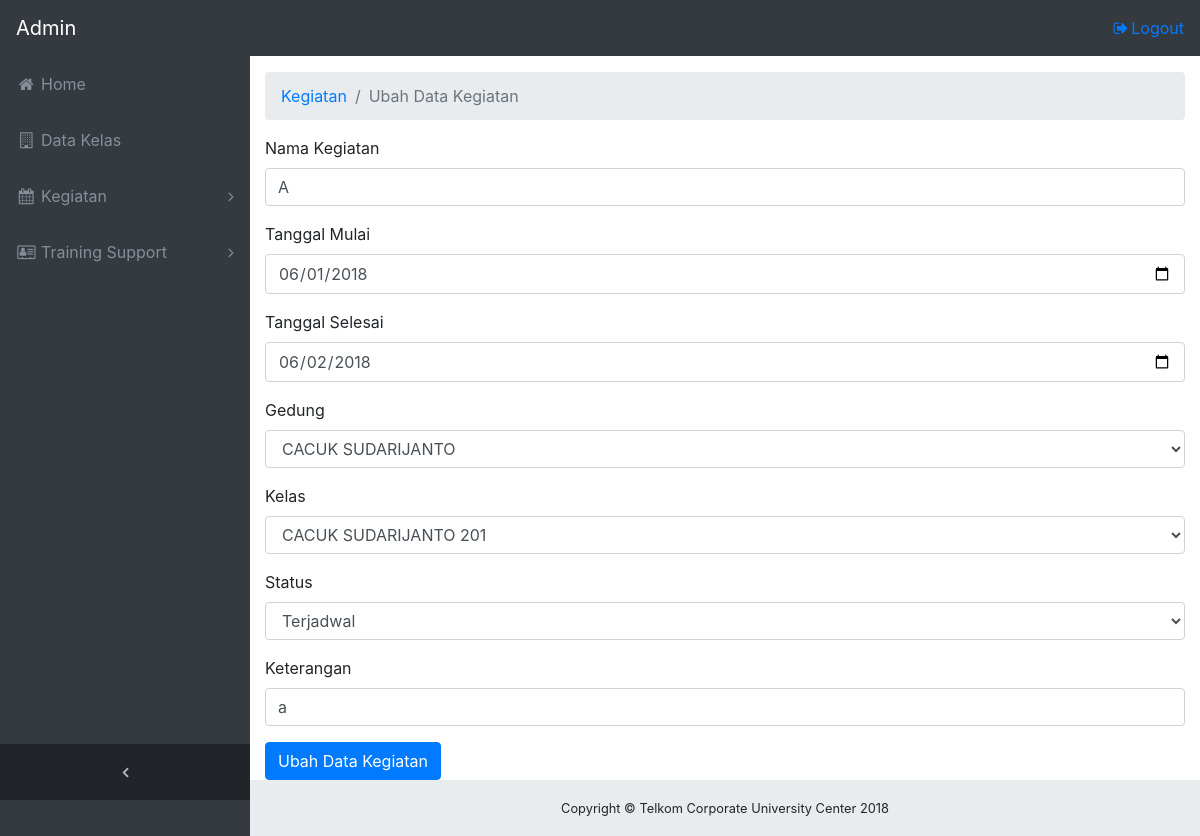
The page /ubahkegiatan_2.php?id=1 (signed in) on the database its author committed.
### tables this page shows
CREATE TABLE `event` (
  `event_id` int(11) NOT NULL,
  `event_name` varchar(100) NOT NULL,
  `tanggal_mulai` date NOT NULL,
  `tanggal_selesai` date NOT NULL,
  `status` varchar(10) NOT NULL,
  `keterangan` varchar(100) NOT NULL,
  `room_id` varchar(35) NOT NULL
);

CREATE TABLE `building` (
  `building_id` varchar(10) NOT NULL,
  `building_name` varchar(50) NOT NULL,
  `building_desc` varchar(200) NOT NULL
);

CREATE TABLE `classroom` (
  `room_id` varchar(20) NOT NULL,
  `room_name` varchar(50) NOT NULL,
  `capacity` int(11) NOT NULL,
  `room_desc` varchar(50) NOT NULL,
  `building_id` varchar(10) NOT NULL
);

### ubahkegiatan_2.php (the view, shortened to what this page needs)
<?php
if(($_SESSION['login']==true) && ($_SESSION['username']!= '')){
  include 'config.php';
  ?>
  <!DOCTYPE html>
  <html lang="en">
  <div class="content-wrapper">
    <div class="container-fluid">
      <ol class="breadcrumb">
        <li class="breadcrumb-item">
          <a href="kegiatan.php">Kegiatan</a>
        </li>
        <li class="breadcrumb-item active">Ubah Data Kegiatan</li>
      </ol>
      <?php
      $id = $_GET['id'];
      $querydata = "SELECT event_name, tanggal_mulai, tanggal_selesai, building_name, room_name, keterangan, building_id, room_id, status
      FROM event
      JOIN classroom USING(room_id)
      JOIN building  USING(building_id)
      WHERE event_id ='$id'";
      $resdata = mysqli_query($con, $querydata);
      $datakegiatan = mysqli_fetch_array($resdata);
      ?>
      <form method="post" action="#">
        <div class="form-group">
          <label>Nama Kegiatan</label>
          <input type="text" class="form-control" name="nama_kegiatan" value="<?php echo $datakegiatan['event_name']; ?>">
        </div>
        <div class="form-group">
          <label>Tanggal Mulai</label>
          <input type="date" class="form-control" name="tanggal_mulai" value="<?php echo $datakegiatan['tanggal_mulai']; ?>">
        </div>
        <div class="form-group">
          <label>Tanggal Selesai</label>
          <input type="date" class="form-control" name="tanggal_selesai" value="<?php echo $datakegiatan['tanggal_selesai']; ?>">
        </div>
        <?php
        $query = "SELECT * FROM building";
        $res = mysqli_query($con, $query);
        if (mysqli_num_rows($res)>0) {
          ?>
          <div class="form-group">
            <label>Gedung</label>
            <select name="gedung" class="form-control">
              <option value="<?php echo $datakegiatan['building_id']; ?>"> <?php echo $datakegiatan['building_name']; ?> </option>
          </select>
          <?php
        }
        ?>
      </div>
      <div class="form-group">
       <?php
       $query1 = "SELECT * FROM classroom";
       $res1 = mysqli_query($con, $query1);
       if (mysqli_num_rows($res1)>0) {
        ?>
        <div class="form-group">
          <label>Kelas</label>
          <select name="kelas" class="form-control">
            <option value="<?php echo $datakegiatan['room_id']; ?>"> <?php echo $datakegiatan['room_name'];?> </option>
        </select>
        <?php
      }
      ?>
    </div>
  </div>
  <div class="form-group">
    <label>Status</label>
    <select name ="status" class="form-control">
      <option value="Terjadwal">Terjadwal</option>
    </select>
  </div>
  <div class="form-group">
    <label>Keterangan</label>
    <input type="text" class="form-control" name="keterangan" value="<?php echo $datakegiatan['keterangan'] ?>" >
  </div>
  <input type="submit" class="btn btn-primary" name="ubah" value="Ubah Data Kegiatan">
</form>
</div>
</div>
</body>
</html>
<?php
}
else{
  echo "<script> alert('Login Terlebih Dahulu');
  window.location = 'index.php';
</script>";
}
?>

### css/sb-admin.css (style rules this page uses)
html { position: relative; min-height: 100%; }
body { overflow-x: hidden; }
body.sticky-footer { margin-bottom: 56px; }
body.sticky-footer .content-wrapper { min-height: calc(100vh - 56px - 56px); }
body.fixed-nav { padding-top: 56px; }
.content-wrapper { min-height: calc(100vh - 56px); padding-top: 1rem; }
.content-wrapper { overflow-x: hidden; background: white; }
@media (min-width: 992px) { .content-wrapper { margin-left: 250px; } }

### rows shown on the page
event: nama_kegiatan "A", tanggal_mulai "06/01/2018", tanggal_selesai "06/02/2018", gedung "CACUK SUDARIJANTO", kelas "CACUK SUDARIJANTO 201", keterangan "a"
